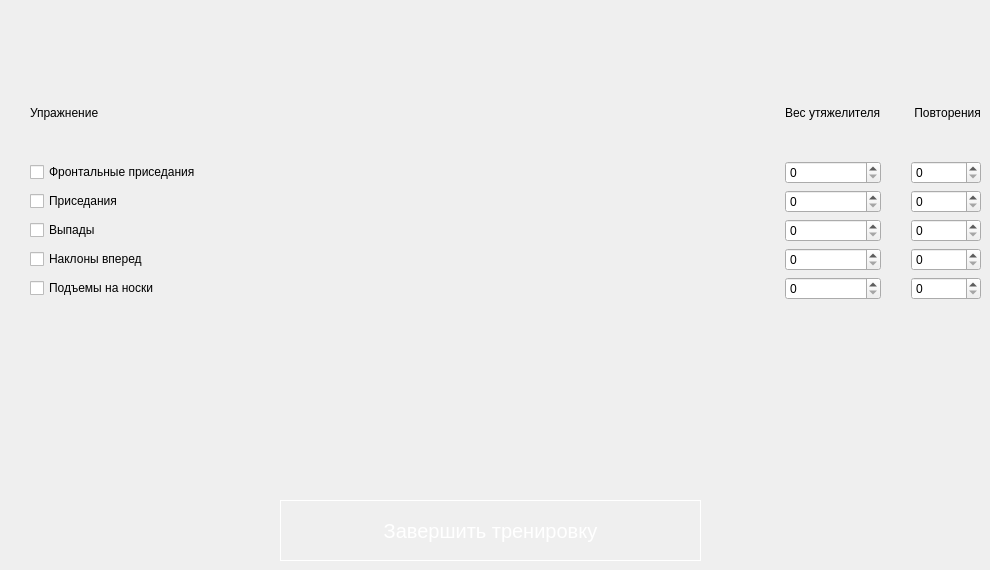
                <widget class="QWidget" name="tab_2">
                 <attribute name="icon">
                  <iconset>
                   <normaloff>../../../.designer/backup/img/icons/checkmarkcircle_111048-_1_.ico</normaloff>../../../.designer/backup/img/icons/checkmarkcircle_111048-_1_.ico</iconset>
                 </attribute>
                 <attribute name="title">
                  <string>День 2</string>
                 </attribute>
                 <widget class="QWidget" name="gridLayoutWidget_2">
                  <property name="geometry">
                   <rect>
                    <x>30</x>
                    <y>70</y>
                    <width>951</width>
                    <height>230</height>
                   </rect>
                  </property>
                  <layout class="QGridLayout" name="gridLayout_2" rowstretch="0,0,0,0,0,0" columnstretch="3,0,0">
                   <property name="horizontalSpacing">
                    <number>30</number>
                   </property>
                   <item row="1" column="1">
                    <widget class="QSpinBox" name="spinBox_extraWeight_1_2"/>
                   </item>
                   <item row="3" column="0">
                    <widget class="QCheckBox" name="checkBox_exersize_3_2">
                     <property name="text">
                      <string>Выпады</string>
                     </property>
                    </widget>
                   </item>
                   <item row="3" column="1">
                    <widget class="QSpinBox" name="spinBox_extraWeight_3_2"/>
                   </item>
                   <item row="5" column="1">
                    <widget class="QSpinBox" name="spinBox_extraWeight_5_2"/>
                   </item>
                   <item row="0" column="0">
                    <widget class="QLabel" name="label_exersize_2">
                     <property name="text">
                      <string>Упражнение</string>
                     </property>
                    </widget>
                   </item>
                   <item row="5" column="0">
                    <widget class="QCheckBox" name="checkBox_exersize_5_2">
                     <property name="text">
                      <string>Подъемы на носки</string>
                     </property>
                     <property name="checked">
                      <bool>false</bool>
                     </property>
                    </widget>
                   </item>
                   <item row="1" column="0">
                    <widget class="QCheckBox" name="checkBox_exersize_1_2">
                     <property name="text">
                      <string>Фронтальные приседания</string>
                     </property>
                     <property name="checked">
                      <bool>false</bool>
                     </property>
                    </widget>
                   </item>
                   <item row="0" column="2">
                    <widget class="QLabel" name="label_reps_2">
                     <property name="text">
                      <string> Повторения</string>
                     </property>
                    </widget>
                   </item>
                   <item row="1" column="2">
                    <widget class="QSpinBox" name="spinBox_reps_1_2"/>
                   </item>
                   <item row="3" column="2">
                    <widget class="QSpinBox" name="spinBox_reps_3_2"/>
                   </item>
                   <item row="2" column="2">
                    <widget class="QSpinBox" name="spinBox_reps_2_2"/>
                   </item>
                   <item row="4" column="0">
                    <widget class="QCheckBox" name="checkBox_exersize_4_2">
                     <property name="text">
                      <string>Наклоны вперед</string>
                     </property>
                    </widget>
                   </item>
                   <item row="4" column="2">
                    <widget class="QSpinBox" name="spinBox_reps_4_2"/>
                   </item>
                   <item row="2" column="0">
                    <widget class="QCheckBox" name="checkBox_exersize_2_2">
                     <property name="text">
                      <string>Приседания</string>
                     </property>
                    </widget>
                   </item>
                   <item row="2" column="1">
                    <widget class="QSpinBox" name="spinBox_extraWeight_2_2"/>
                   </item>
                   <item row="0" column="1">
                    <widget class="QLabel" name="label_extraWeigh_2">
                     <property name="text">
                      <string>Вес утяжелителя</string>
                     </property>
                    </widget>
                   </item>
                   <item row="4" column="1">
                    <widget class="QSpinBox" name="spinBox_extraWeight_4_2"/>
                   </item>
                   <item row="5" column="2">
                    <widget class="QSpinBox" name="spinBox_reps_5_2"/>
                   </item>
                  </layout>
                 </widget>
                 <widget class="QPushButton" name="pushButton_complete_2">
                  <property name="geometry">
                   <rect>
                    <x>280</x>
                    <y>500</y>
                    <width>421</width>
                    <height>61</height>
                   </rect>
                  </property>
                  <property name="styleSheet">
                   <string notr="true">QPushButton {
border:1px solid #fff;
font-size:20px;
color:#fff;
}
QPushButton:hover {
	background-color: rgb(85, 170, 255);
}</string>
                  </property>
                  <property name="text">
                   <string>Завершить тренировку</string>
                  </property>
                 </widget>
                </widget>
